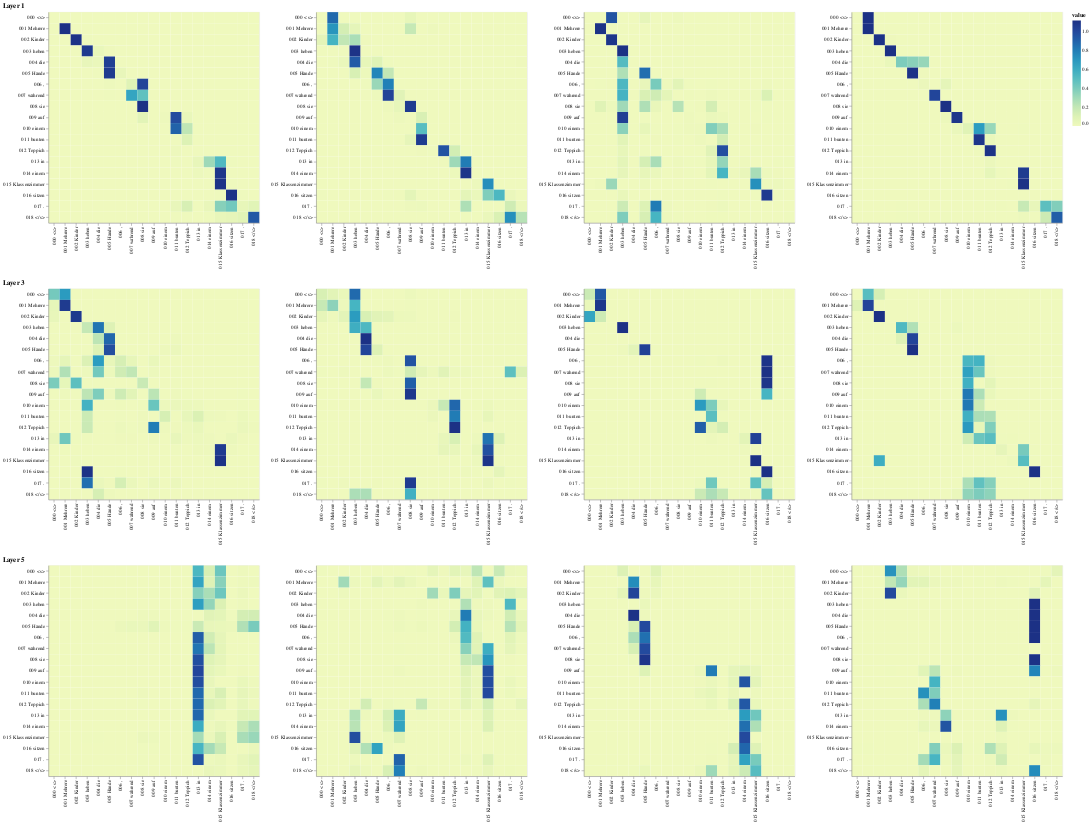

The notebook cell saved with this chart:
### Markdown cell above
## Encoder Self Attention

### Code cell
def viz_encoder_self():
    model, example_data = run_model_example(n_examples=1)
    example = example_data[
        len(example_data) - 1
    ]  # batch object for the final example

    layer_viz = [
        visualize_layer(
            model, layer, get_encoder, len(example[1]), example[1], example[1]
        )
        for layer in range(6)
    ]
    return alt.hconcat(
        layer_viz[0]
        # & layer_viz[1]
        & layer_viz[2]
        # & layer_viz[3]
        & layer_viz[4]
        # & layer_viz[5]
    )


show_example(viz_encoder_self)

### Figure 1 — Vega-Lite specification as saved in the notebook (floating-point values rounded to 4 significant figures; data arrays with more than 128 entries replaced by an {"elided": "..."} marker saying what was removed)
{"config": {"view": {"continuousWidth": 400, "continuousHeight": 300}}, "hconcat": [{"vconcat": [{"hconcat": [{"data": {"name": "data-700c6225400d6bf6db178b38601ca562"}, "mark": "rect", "encoding": {"color": {"type": "quantitative", "field": "value"}, "tooltip": [{"type": "quantitative", "field": "row"}, {"type": "quantitative", "field": "column"}, {"type": "quantitative", "field": "value"}, {"type": "nominal", "field": "row_token"}, {"type": "nominal", "field": "col_token"}], "x": {"type": "nominal", "axis": {"title": ""}, "field": "col_token"}, "y": {"type": "nominal", "axis": {"title": ""}, "field": "row_token"}}, "height": 400, "selection": {"selector006": {"type": "interval", "bind": "scales", "encodings": ["x", "y"]}}, "width": 400}, {"data": {"name": "data-b8017c7590da092a69e2dd70a4114bea"}, "mark": "rect", "encoding": {"color": {"type": "quantitative", "field": "value"}, "tooltip": [{"type": "quantitative", "field": "row"}, {"type": "quantitative", "field": "column"}, {"type": "quantitative", "field": "value"}, {"type": "nominal", "field": "row_token"}, {"type": "nominal", "field": "col_token"}], "x": {"type": "nominal", "axis": {"title": ""}, "field": "col_token"}, "y": {"type": "nominal", "axis": {"title": ""}, "field": "row_token"}}, "height": 400, "selection": {"selector008": {"type": "interval", "bind": "scales", "encodings": ["x", "y"]}}, "width": 400}, {"data": {"name": "data-bd83aab21c3a414583478b45752b1c87"}, "mark": "rect", "encoding": {"color": {"type": "quantitative", "field": "value"}, "tooltip": [{"type": "quantitative", "field": "row"}, {"type": "quantitative", "field": "column"}, {"type": "quantitative", "field": "value"}, {"type": "nominal", "field": "row_token"}, {"type": "nominal", "field": "col_token"}], "x": {"type": "nominal", "axis": {"title": ""}, "field": "col_token"}, "y": {"type": "nominal", "axis": {"title": ""}, "field": "row_token"}}, "height": 400, "selection": {"selector010": {"type": "interval", "bind": "scales", "encodings": ["x", "y"]}}, "width": 400}, {"data": {"name": "data-b6eeed7794d2e1bc64f726d802ec61d7"}, "mark": "rect", "encoding": {"color": {"type": "quantitative", "field": "value"}, "tooltip": [{"type": "quantitative", "field": "row"}, {"type": "quantitative", "field": "column"}, {"type": "quantitative", "field": "value"}, {"type": "nominal", "field": "row_token"}, {"type": "nominal", "field": "col_token"}], "x": {"type": "nominal", "axis": {"title": ""}, "field": "col_token"}, "y": {"type": "nominal", "axis": {"title": ""}, "field": "row_token"}}, "height": 400, "selection": {"selector012": {"type": "interval", "bind": "scales", "encodings": ["x", "y"]}}, "width": 400}]}, {"vconcat": [{"hconcat": [{"data": {"name": "data-0f008bda067d5f1ae2d89a09ac8ed31c"}, "mark": "rect", "encoding": {"color": {"type": "quantitative", "field": "value"}, "tooltip": [{"type": "quantitative", "field": "row"}, {"type": "quantitative", "field": "column"}, {"type": "quantitative", "field": "value"}, {"type": "nominal", "field": "row_token"}, {"type": "nominal", "field": "col_token"}], "x": {"type": "nominal", "axis": {"title": ""}, "field": "col_token"}, "y": {"type": "nominal", "axis": {"title": ""}, "field": "row_token"}}, "height": 400, "selection": {"selector022": {"type": "interval", "bind": "scales", "encodings": ["x", "y"]}}, "width": 400}, {"data": {"name": "data-c8f5a331933e94a516681ef36fdef24e"}, "mark": "rect", "encoding": {"color": {"type": "quantitative", "field": "value"}, "tooltip": [{"type": "quantitative", "field": "row"}, {"type": "quantitative", "field": "column"}, {"type": "quantitative", "field": "value"}, {"type": "nominal", "field": "row_token"}, {"type": "nominal", "field": "col_token"}], "x": {"type": "nominal", "axis": {"title": ""}, "field": "col_token"}, "y": {"type": "nominal", "axis": {"title": ""}, "field": "row_token"}}, "height": 400, "selection": {"selector024": {"type": "interval", "bind": "scales", "encodings": ["x", "y"]}}, "width": 400}, {"data": {"name": "data-e22570345c677529fc334de70f447547"}, "mark": "rect", "encoding": {"color": {"type": "quantitative", "field": "value"}, "tooltip": [{"type": "quantitative", "field": "row"}, {"type": "quantitative", "field": "column"}, {"type": "quantitative", "field": "value"}, {"type": "nominal", "field": "row_token"}, {"type": "nominal", "field": "col_token"}], "x": {"type": "nominal", "axis": {"title": ""}, "field": "col_token"}, "y": {"type": "nominal", "axis": {"title": ""}, "field": "row_token"}}, "height": 400, "selection": {"selector026": {"type": "interval", "bind": "scales", "encodings": ["x", "y"]}}, "width": 400}, {"data": {"name": "data-d019fe22908c70df847f0e8ab67542a6"}, "mark": "rect", "encoding": {"color": {"type": "quantitative", "field": "value"}, "tooltip": [{"type": "quantitative", "field": "row"}, {"type": "quantitative", "field": "column"}, {"type": "quantitative", "field": "value"}, {"type": "nominal", "field": "row_token"}, {"type": "nominal", "field": "col_token"}], "x": {"type": "nominal", "axis": {"title": ""}, "field": "col_token"}, "y": {"type": "nominal", "axis": {"title": ""}, "field": "row_token"}}, "height": 400, "selection": {"selector028": {"type": "interval", "bind": "scales", "encodings": ["x", "y"]}}, "width": 400}]}], "title": "Layer 3"}, {"vconcat": [{"hconcat": [{"data": {"name": "data-5abb818bf51df8d72a008a5b9a67da51"}, "mark": "rect", "encoding": {"color": {"type": "quantitative", "field": "value"}, "tooltip": [{"type": "quantitative", "field": "row"}, {"type": "quantitative", "field": "column"}, {"type": "quantitative", "field": "value"}, {"type": "nominal", "field": "row_token"}, {"type": "nominal", "field": "col_token"}], "x": {"type": "nominal", "axis": {"title": ""}, "field": "col_token"}, "y": {"type": "nominal", "axis": {"title": ""}, "field": "row_token"}}, "height": 400, "selection": {"selector038": {"type": "interval", "bind": "scales", "encodings": ["x", "y"]}}, "width": 400}, {"data": {"name": "data-14c117dfb1cc1fcd6c96ec36468af543"}, "mark": "rect", "encoding": {"color": {"type": "quantitative", "field": "value"}, "tooltip": [{"type": "quantitative", "field": "row"}, {"type": "quantitative", "field": "column"}, {"type": "quantitative", "field": "value"}, {"type": "nominal", "field": "row_token"}, {"type": "nominal", "field": "col_token"}], "x": {"type": "nominal", "axis": {"title": ""}, "field": "col_token"}, "y": {"type": "nominal", "axis": {"title": ""}, "field": "row_token"}}, "height": 400, "selection": {"selector040": {"type": "interval", "bind": "scales", "encodings": ["x", "y"]}}, "width": 400}, {"data": {"name": "data-60400e99f796d3e34f64f225bfd92ff3"}, "mark": "rect", "encoding": {"color": {"type": "quantitative", "field": "value"}, "tooltip": [{"type": "quantitative", "field": "row"}, {"type": "quantitative", "field": "column"}, {"type": "quantitative", "field": "value"}, {"type": "nominal", "field": "row_token"}, {"type": "nominal", "field": "col_token"}], "x": {"type": "nominal", "axis": {"title": ""}, "field": "col_token"}, "y": {"type": "nominal", "axis": {"title": ""}, "field": "row_token"}}, "height": 400, "selection": {"selector042": {"type": "interval", "bind": "scales", "encodings": ["x", "y"]}}, "width": 400}, {"data": {"name": "data-770be84e639421c02d22d6e0fc37242b"}, "mark": "rect", "encoding": {"color": {"type": "quantitative", "field": "value"}, "tooltip": [{"type": "quantitative", "field": "row"}, {"type": "quantitative", "field": "column"}, {"type": "quantitative", "field": "value"}, {"type": "nominal", "field": "row_token"}, {"type": "nominal", "field": "col_token"}], "x": {"type": "nominal", "axis": {"title": ""}, "field": "col_token"}, "y": {"type": "nominal", "axis": {"title": ""}, "field": "row_token"}}, "height": 400, "selection": {"selector044": {"type": "interval", "bind": "scales", "encodings": ["x", "y"]}}, "width": 400}]}], "title": "Layer 5"}], "title": "Layer 1"}], "$schema": "https://vega.github.io/schema/vega-lite/v4.8.1.json", "datasets": {"data-700c6225400d6bf6db178b38601ca562": {"elided": "361 records"}, "data-b8017c7590da092a69e2dd70a4114bea": {"elided": "361 records"}, "data-bd83aab21c3a414583478b45752b1c87": {"elided": "361 records"}, "data-b6eeed7794d2e1bc64f726d802ec61d7": {"elided": "361 records"}, "data-0f008bda067d5f1ae2d89a09ac8ed31c": {"elided": "361 records"}, "data-c8f5a331933e94a516681ef36fdef24e": {"elided": "361 records"}, "data-e22570345c677529fc334de70f447547": {"elided": "361 records"}, "data-d019fe22908c70df847f0e8ab67542a6": {"elided": "361 records"}, "data-5abb818bf51df8d72a008a5b9a67da51": {"elided": "361 records"}, "data-14c117dfb1cc1fcd6c96ec36468af543": {"elided": "361 records"}, "data-60400e99f796d3e34f64f225bfd92ff3": {"elided": "361 records"}, "data-770be84e639421c02d22d6e0fc37242b": {"elided": "361 records"}}}
